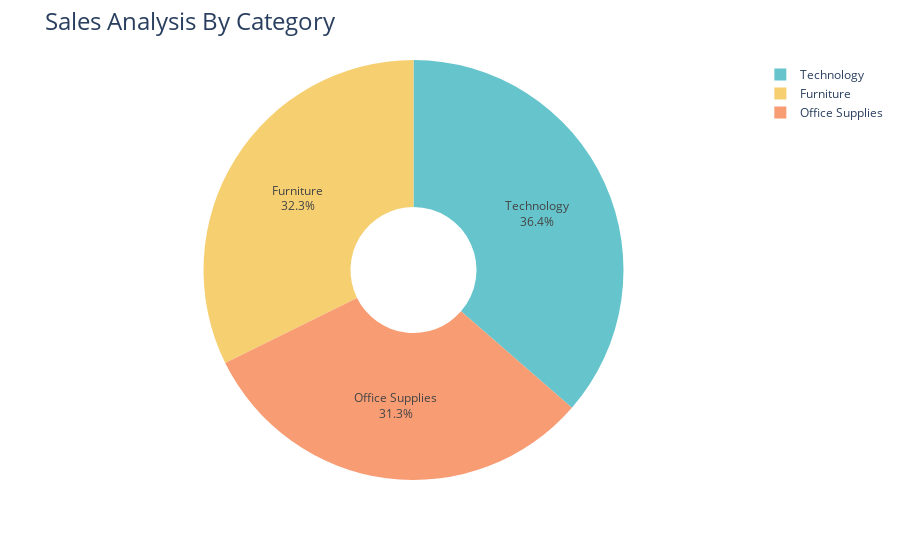

Notebook source saved alongside this figure:
### Code cell
fig = px.pie(sales_by_category,
             values='Sales',
             names='Category',
             hole =0.3,
             color_discrete_sequence = px.colors.qualitative.Pastel)
fig.update_traces(textposition='inside', textinfo = 'percent+label')
fig.update_layout(title_text='Sales Analysis By Category', title_font=dict(size=24))

fig.show()

### Figure 1 — Plotly figure (JSON) as saved in the notebook; plotly's stock layout.template omitted (floating-point values rounded to 4 significant figures)
{"data": [{"domain": {"x": [0, 1], "y": [0, 1]}, "hole": 0.3, "hovertemplate": "Category=%{label}<br>Sales=%{value}<extra></extra>", "labels": ["Furniture", "Office Supplies", "Technology"], "legendgroup": "", "name": "", "showlegend": true, "textinfo": "percent+label", "textposition": "inside", "type": "pie", "values": [742000.0, 719000.0, 836200.0]}], "layout": {"legend": {"tracegroupgap": 0}, "margin": {"t": 60}, "piecolorway": ["rgb(102, 197, 204)", "rgb(246, 207, 113)", "rgb(248, 156, 116)", "rgb(220, 176, 242)", "rgb(135, 197, 95)", "rgb(158, 185, 243)", "rgb(254, 136, 177)", "rgb(201, 219, 116)", "rgb(139, 224, 164)", "rgb(180, 151, 231)", "rgb(179, 179, 179)"], "title": {"font": {"size": 24}, "text": "Sales Analysis By Category"}}}
